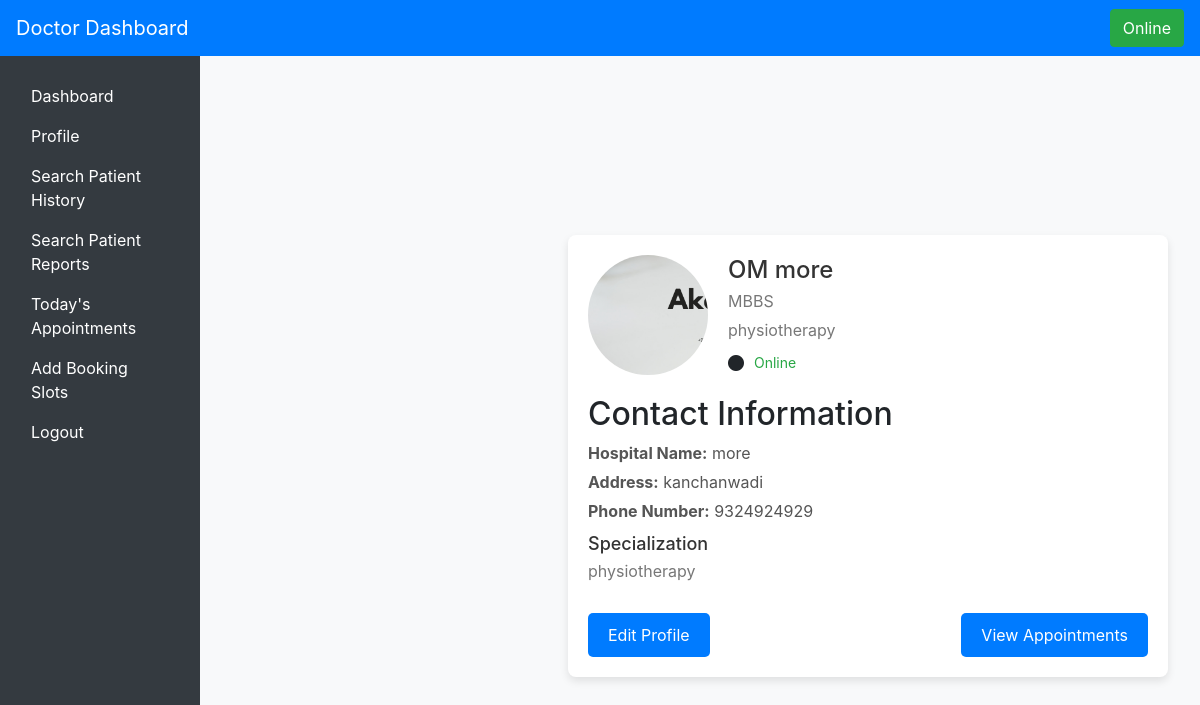
Page /doctor_profile/ (signed in) on the committed database.
### app/models.py (models this page shows, shortened)
class Doctor(models.Model):
    user = models.OneToOneField(User, on_delete=models.CASCADE, null=True)
    full_name = models.CharField(max_length=30)
    online = models.BooleanField(default=False)
    hospital_name = models.CharField(max_length=20)
    address = models.CharField(max_length=20)
    specialization = models.CharField(max_length=20, default=None)
    degrees = models.CharField(max_length=30, default=None)
    profile_picture = models.ImageField(upload_to='product_images/')
    phone_number = models.CharField(max_length=15, default=None)

### app/views.py (the view)
# urls.py: path('doctor_profile/',views.doctor_profile_view,name='doctor_profile'),
def doctor_profile_view(request):
    doctor=Doctor.objects.get(user=request.user)
    print(doctor.address)
    return render(request,'doctor_profile_dashboard.html',{'doctor':doctor,'doc':doctor})

### templates/doctor_profile_dashboard.html (shortened to what this page needs)
{% extends 'doctor_base.html' %}
{% block content %}
<link rel="stylesheet" href="https://cdnjs.cloudflare.com/ajax/libs/font-awesome/6.0.0-beta3/css/all.min.css">
<div class="profile-container">
    <div class="profile-card">
        <div class="profile-header">
            <img src="{{ doctor.profile_picture.url }}" alt="Profile Picture" class="profile-picture">
            <div class="profile-details">
                <h1>{{ doctor.full_name }}</h1>
                <p>{{ doctor.degrees }}</p>
                <p>{{ doctor.specialization }}</p>
                <div class="online-status">
                    <i class="fas fa-circle"></i>
                    <span>{{ doctor.online|yesno:"Online,Offline" }}</span>
                </div>
            </div>
        </div>
        <div class="contact-info">
            <h2>Contact Information</h2>
            <p><strong>Hospital Name:</strong> {{ doctor.hospital_name }}</p>
            <p><strong>Address:</strong> {{ doctor.address }}</p>
            <p><strong>Phone Number:</strong> {{ doctor.phone_number }}</p>
        </div>
        <div class="specialization">
            <h3>Specialization</h3>
            <p>{{ doctor.specialization }}</p>
        </div>
        <div class="profile-actions">
            <button>Edit Profile</button>
            <button>View Appointments</button>
        </div>
    </div>
</div>
{% endblock %}

### templates/doctor_base.html (style rules this page uses)
body { background-color: #f8f9fa; }
.profile-card { background-color: white; box-shadow: 0 4px 8px rgba(0, 0, 0, 0.1); border-radius: 8px; padding: 20px; }

### templates/doctor_profile_dashboard.html (style rules this page uses)
body { background-color: #f8f9fa; }
.profile-container { display: flex; justify-content: center; align-items: center; height: 100vh; padding-left: 28vw; }
.profile-card { max-width: 600px; width: 100%; background-color: white; box-shadow: 0 4px 8px rgba(0, 0, 0, 0.1); border-radius: 8px; padding: 20px; }
.profile-header { display: flex; align-items: center; margin-bottom: 20px; }
.profile-picture { border-radius: 50%; width: 120px; height: 120px; object-fit: cover; margin-right: 20px; }
.profile-details { flex-grow: 1; }
.profile-details h1 { margin: 0; font-size: 24px; color: #333; }
.profile-details p { margin: 5px 0; color: #777; }
.online-status { display: flex; align-items: center; margin-top: 10px; }
.online-status span { margin-left: 10px; font-size: 14px; color: #28a745; }
.contact-info { margin-top: 20px; }
.contact-info p { margin: 5px 0; color: #555; }
.specialization { margin-top: 10px; }
.specialization h3 { margin: 0; font-size: 18px; color: #333; }
.specialization p { margin: 5px 0; color: #777; }
.profile-actions { margin-top: 30px; display: flex; justify-content: space-between; }
.profile-actions button { padding: 10px 20px; font-size: 16px; color: #fff; background-color: #007bff; border: none; border-radius: 5px; cursor: pointer; }

### rows in the picture
Doctor: profile_picture (picture), full_name "OM more", degrees "MBBS", specialization "physiotherapy", online "Online", hospital_name "more", address "kanchanwadi", phone_number "9324924929"
